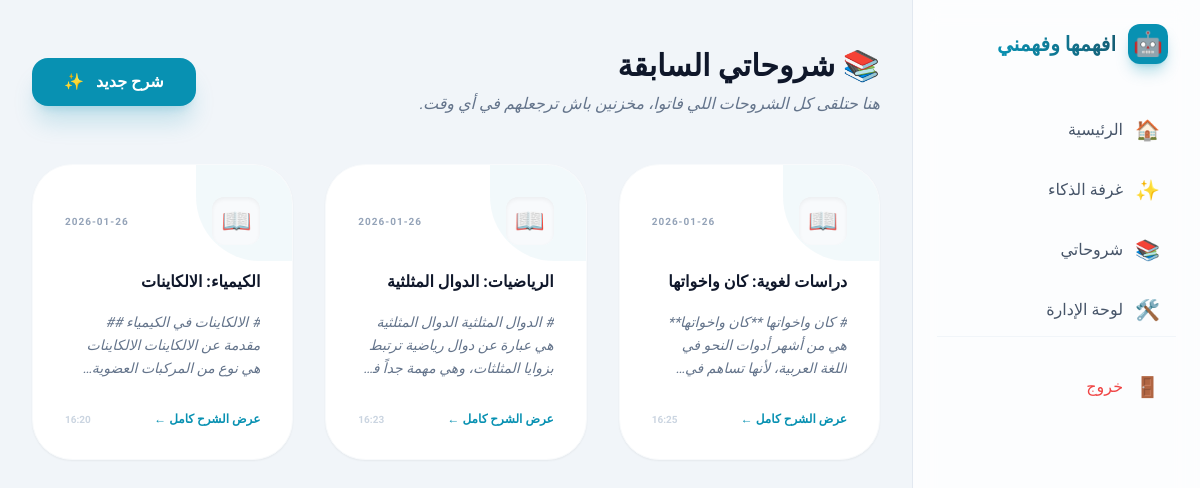
Screenshot of /my-explanations (signed in) with the database file from the repository.
### app.py (models this page shows)
class Explanation(db.Model):
    id = db.Column(db.Integer, primary_key=True)
    title = db.Column(db.String(255))
    content = db.Column(db.Text)
    subject = db.Column(db.String(100))
    created_at = db.Column(db.DateTime, default=datetime.utcnow)
    user_id = db.Column(db.Integer, db.ForeignKey('user.id'))

### app.py (the view)
@app.route('/my-explanations')
@login_required
def my_explanations():
    explanations = (
        Explanation.query
        .filter_by(user_id=current_user.id)
        .order_by(Explanation.created_at.desc())
        .all()
    )
    return render_template('my_explanations.html', explanations=explanations)

### app.py (called while the page is built)
def _get_admin_phones():
    raw = os.getenv("ADMIN_PHONES", "")
    primary = os.getenv("ADMIN_PHONE", "").strip()
    admin1 = os.getenv("ADMIN1_PHONE", "0942120212").strip()
    admin2 = os.getenv("ADMIN2_PHONE", "0910000000").strip()
    phones = {p.strip() for p in raw.split(",") if p.strip()}
    if primary:
        phones.add(primary)
    if admin1:
        phones.add(admin1)
    if admin2:
        phones.add(admin2)
    return phones

def is_admin_user(user):
    return bool(user and user.is_authenticated and user.phone in _get_admin_phones())

@login_manager.user_loader
def load_user(user_id):
    return db.session.get(User, int(user_id))

@app.context_processor
def inject_admin_flag():
    return {"is_admin": is_admin_user(current_user)}

### templates/my_explanations.html (shortened to what this page needs)
{% extends "base_auth.html" %}
{% block content %}
<div class="max-w-6xl mx-auto py-4">
  <div class="flex flex-col md:flex-row justify-between items-start md:items-center gap-6 mb-12">
    <div>
      <h2 class="text-3xl font-black text-slate-900 mb-2">📚 شروحاتي السابقة</h2>
      <p class="text-slate-500 font-medium italic">هنا حتلقى كل الشروحات اللي فاتوا، مخزنين باش ترجعلهم في أي وقت.</p>
    </div>
    <a href="{{ url_for('ai_room') }}"
      class="inline-flex items-center gap-3 bg-primary text-white px-8 py-3 rounded-2xl font-bold hover:bg-primary-dark transition-all shadow-xl shadow-primary/20 active:scale-95 group">
      <span>شرح جديد</span>
      <span class="group-hover:scale-110 transition-transform">✨</span>
    </a>
  </div>
  {% if explanations %}
  <div class="grid grid-cols-1 md:grid-cols-2 lg:grid-cols-3 gap-8">
    {% for exp in explanations %}
    <div
      onclick="openModal(`{{ exp.title|e }}`, `{{ exp.content|e }}`, `{{ exp.created_at.strftime('%Y-%m-%d %H:%M') }}`)"
      class="group relative bg-white rounded-[2.5rem] p-8 shadow-sm hover:shadow-2xl hover:-translate-y-2 transition-all duration-300 border border-slate-50 cursor-pointer overflow-hidden">
      <div class="relative z-10">
        <div class="flex items-center justify-between mb-6">
          <div
            class="w-12 h-12 bg-slate-50 rounded-xl flex items-center justify-center text-2xl shadow-inner group-hover:bg-primary group-hover:text-white transition-colors">
            📖
          </div>
          <span class="text-[10px] font-black text-slate-400 uppercase tracking-widest">{{
            exp.created_at.strftime('%Y-%m-%d') }}</span>
        </div>
        <h3
          class="font-black text-slate-900 mb-4 line-clamp-2 leading-relaxed group-hover:text-primary transition-colors">
          {{ exp.title }}
        </h3>
        <div class="text-sm text-slate-500 line-clamp-3 mb-8 leading-relaxed italic">
          {{ exp.content }}
        </div>
        <div class="flex items-center justify-between mt-auto">
          <span class="text-xs font-bold text-primary group-hover:underline">عرض الشرح كامل ←</span>
          <div class="text-[10px] text-slate-300 font-bold uppercase">{{ exp.created_at.strftime('%H:%M') }}</div>
        </div>
      </div>
    </div>
    {% endfor %}
  </div>
  {% endif %}
</div>
{% endblock %}

### templates/base_auth.html (shortened to what this page needs)
<!DOCTYPE html>
<html lang="ar" dir="rtl">
<head>
  <script src="https://cdn.tailwindcss.com"></script>
</head>
<body class="bg-[#f1f5f9] text-slate-900">
  <div class="flex min-h-screen">
    <aside id="sidebar"
      class="w-72 bg-white/80 backdrop-blur-md border-l border-slate-200 p-6 flex flex-col fixed h-full z-40 transition-all duration-300 hidden lg:block">
      <div class="flex items-center gap-3 mb-10 px-2">
        <div
          class="w-10 h-10 bg-primary rounded-xl flex items-center justify-center text-white text-2xl shadow-lg shadow-primary/30">
          🤖
        </div>
        <h2 class="text-xl font-bold bg-gradient-to-r from-primary to-primary-dark bg-clip-text text-transparent">
        </h2>
      </div>
      <nav class="space-y-2 flex-1">
        <a href="{{ url_for('dashboard') }}"
          class="flex items-center gap-3 px-4 py-3 rounded-xl transition-all duration-200 text-slate-600 hover:bg-primary-surface hover:text-primary active:scale-95 group">
          <span class="text-xl group-hover:scale-110 transition-transform">🏠</span>
          <span class="font-medium">الرئيسية</span>
        </a>
        <a href="{{ url_for('ai_room') }}"
          class="flex items-center gap-3 px-4 py-3 rounded-xl transition-all duration-200 text-slate-600 hover:bg-primary-surface hover:text-primary active:scale-95 group">
          <span class="text-xl group-hover:scale-110 transition-transform">✨</span>
          <span class="font-medium">غرفة الذكاء</span>
        </a>
        <a href="{{ url_for('my_explanations') }}"
          class="flex items-center gap-3 px-4 py-3 rounded-xl transition-all duration-200 text-slate-600 hover:bg-primary-surface hover:text-primary active:scale-95 group">
          <span class="text-xl group-hover:scale-110 transition-transform">📚</span>
          <span class="font-medium">شروحاتي</span>
        </a>
        {% if is_admin %}
        <a href="{{ url_for('admin_dashboard') }}"
          class="flex items-center gap-3 px-4 py-3 rounded-xl transition-all duration-200 text-slate-600 hover:bg-primary-surface hover:text-primary active:scale-95 group">
          <span class="text-xl group-hover:scale-110 transition-transform">🛠️</span>
          <span class="font-medium">لوحة الإدارة</span>
        </a>
        {% endif %}
      </nav>
      <div class="mt-auto pt-6 border-t border-slate-100">
        <a href="{{ url_for('logout') }}"
          class="flex items-center gap-3 px-4 py-3 rounded-xl transition-all duration-200 text-red-500 hover:bg-red-50 active:scale-95 group">
          <span class="text-xl group-hover:rotate-12 transition-transform">🚪</span>
          <span class="font-medium">خروج</span>
        </a>
      </div>
    </aside>
    <main class="flex-1 lg:mr-72 p-6 lg:p-8 transition-all duration-300 mt-16 lg:mt-0 overflow-x-hidden">
      {% block content %}{% endblock %}
    </main>
  </div>
</body>
</html>

### templates/base_auth.html (style rules this page uses)
body { font-family: 'Vazirmatn', 'Outfit', sans-serif; }

### rows the page displays
Explanation: created_at "2026-01-26", title "دراسات لغوية: كان واخواتها", content "# كان واخواتها **كان واخواتها** هي من أشهر أدوات النحو في اللغة العربية، لأنها تساهم…", created_at "16:25"
Explanation: created_at "2026-01-26", title "الرياضيات: الدوال المثلثية", content "# الدوال المثلثية الدوال المثلثية هي عبارة عن دوال رياضية ترتبط بزوايا المثلثات، وهي مهمة جداً…", created_at "16:23"
Explanation: created_at "2026-01-26", title "الكيمياء: الالكاينات", content "# الالكاينات في الكيمياء ## مقدمة عن الالكاينات الالكاينات هي نوع من المركبات…", created_at "16:20"
